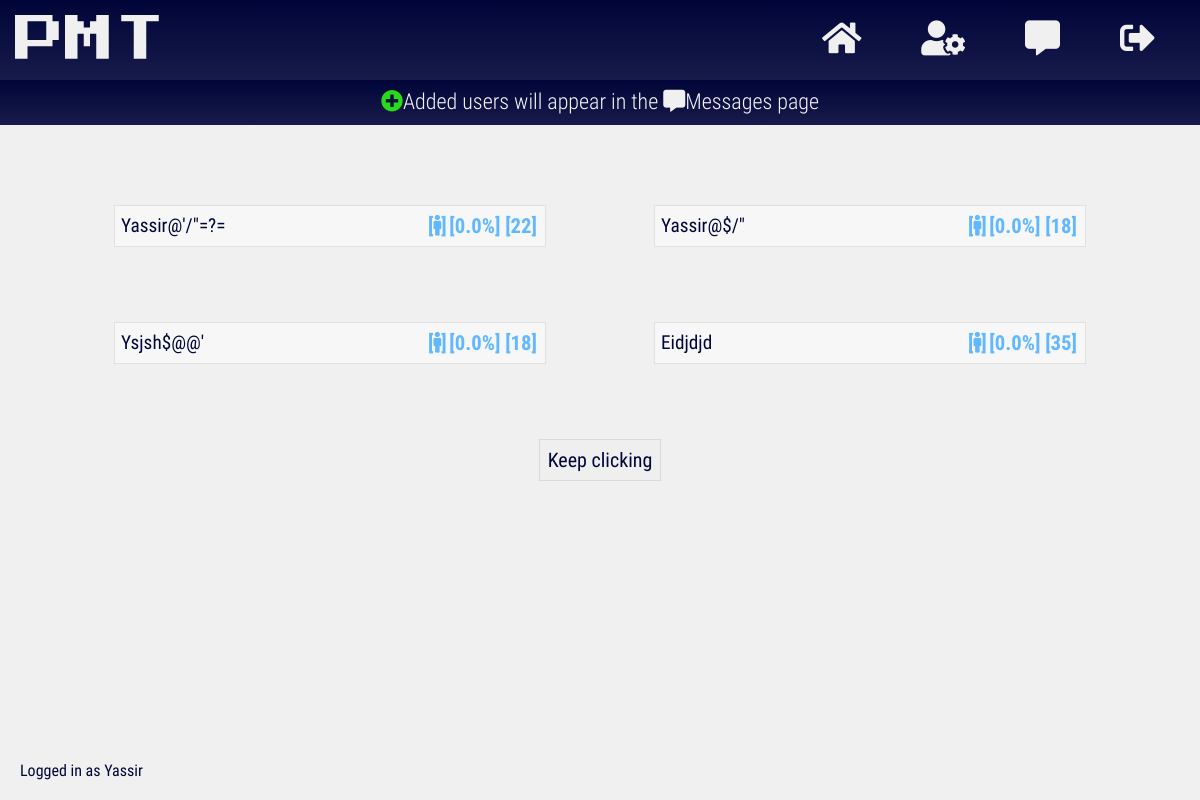
Page / (signed in) on the earlier database version.
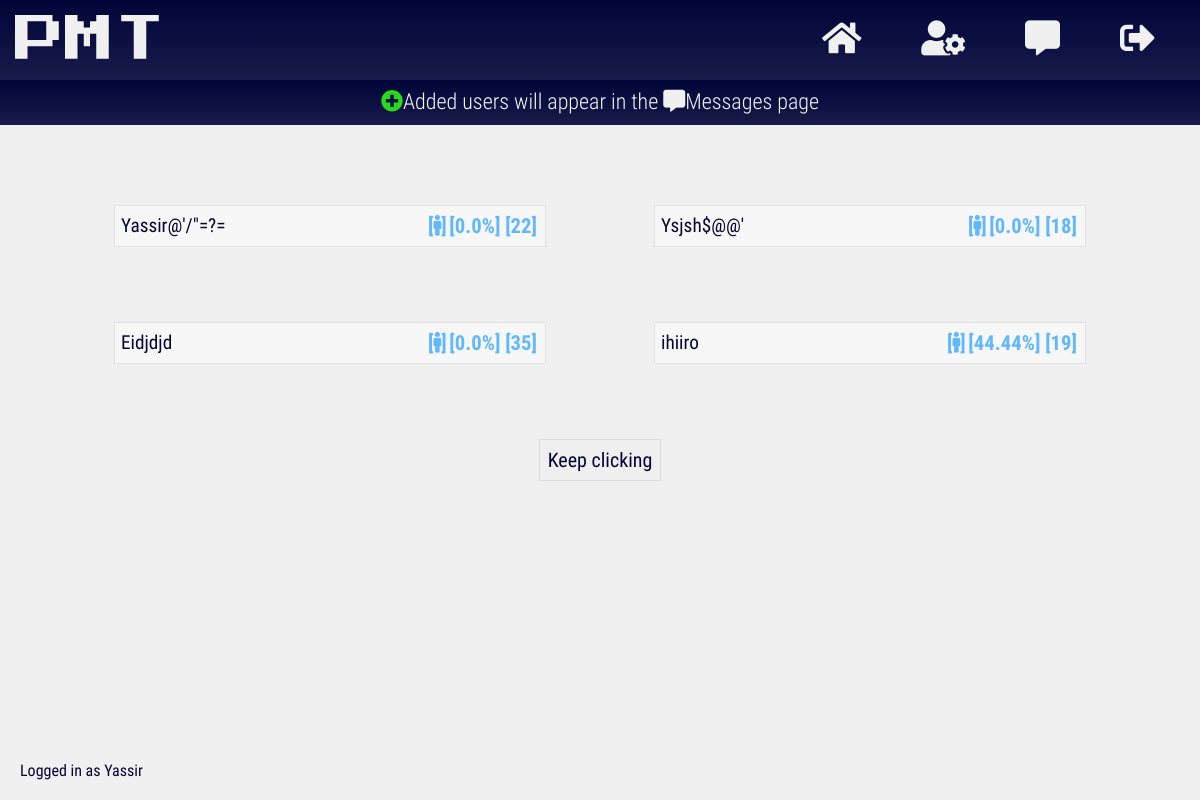
Same page on the later database version.
### app/models.py (models this page shows, shortened)
class User(db.Model, UserMixin):
    __tablename__ = 'users'
    id = db.Column(db.Integer(), primary_key=True)
    username = db.Column(db.String(length=20), nullable=False, unique=True)
    email = db.Column(db.String(length=50), nullable=False, unique=True)
    password_hash = db.Column(db.String(length=60), nullable=False)
    age = db.Column(db.Integer(), nullable=False)
    gender = db.Column(db.String(length=6), nullable=False)
    assumptions = db.relationship('Assumption', secondary=users_to_assumptions,
    backref=db.backref('users', lazy=True), lazy=True)
    added_users = db.relationship('User', secondary=users_to_users,
                  primaryjoin=(users_to_users.c.added_id == id),
                  secondaryjoin=(users_to_users.c.adder_id == id),
                  backref=db.backref('adder_users', lazy=True), lazy=True)
    @property
    def password(self):
        return self.password

### app/routes.py (the view)
@app.route('/')
@login_required
def home_page():
    users = User.query.limit(25)
    return render_template('home.html', users=users,
    calculate_compatibility=calculate_compatibility)

### app/helpers.py (called while the page is built)
def calculate_compatibility(userid):
    commons = 0
    user = User.query.filter_by(id=userid).first()
    user_length = len(user.assumptions)
    main_length = len(current_user.assumptions)
    for assumption in current_user.assumptions:
        if assumption in user.assumptions:
            commons += 1
    if main_length > user_length:
        return round((commons/main_length) * 100, 2)
    elif user_length > main_length:
        return round((commons/user_length) * 100, 2)
    elif user_length == 0 or main_length == 0:
        return round(0, 2)
    else:
        return round((commons/main_length) * 100, 2)

### user_loader/__init__.py (called while the page is built)
@login_manager.user_loader
def load_user(user_id):
    return User.query.get(int(user_id))

### app/templates/home.html (shortened to what this page needs)
{% extends 'uniform/base.html' %}
{% block css_files %}
<link rel="stylesheet" href="{{ url_for('static',
filename='css/minified/home.css') }}">
{% endblock %}
{% block content %}
<div class="help-text">
  <i class="fas fa-plus-circle"></i>Added users will appear in the
  <i class="fas fa-comment-alt"></i>Messages page
</div>
<ul id="list_of_users">
  {% for user in users %}
  {% if user not in current_user.added_users and user.id != current_user.id %}
  <div class="list-item-wrapper" USER_ID="{{ user.id }}">
    <li>
      <span class="username">{{ user.username }}</span>
      <span class="meta-data">
        <span class="gender {{ user.gender }}">
        [<i class="fas fa-{{ user.gender }}" name="gender"></i>]</span>
        <span class="compatibility">[{{ calculate_compatibility(user.id) }}%]
        </span>
        <span class="age">[{{ user.age }}]</span>
      </span>
    </li>
  </div>
  {% endif %}
  {% endfor %}
</ul>
<button type="button" name="load more" id="load_more">Keep clicking</button>
{% endblock %}
{% block footer %}
Logged in as {{ current_user.username }}
{% endblock %}

### app/templates/uniform/base.html (shortened to what this page needs)
<!DOCTYPE html>
<html lang="en" dir="ltr">
  <head>
    <link rel="stylesheet"
    href="{{ url_for('static', filename='css/uniform/minified/base.css') }}">
    {% if current_user.is_authenticated %}
    <link rel="stylesheet"
    href="{{ url_for('static', filename='icons/css/minified/all.css') }}">
    {% endif %}
    {% block css_files %}{% endblock %}
  </head>
  <body>
    <header>
      <span>
        <abbr title="Personality Matching Tool.">
          <a href="{{ url_for('home_page') }}">PMT</a>
        </abbr>
      </span>
      <nav>
        {% if current_user.is_authenticated %}
        <a href="{{ url_for('home_page') }}" title="home"><span class="home">
          <i class="fas fa-home"></i>
        </span></a>
        <a href="{{ url_for('assumptions_page') }}" title="assumptions">
          <span class="assumptions">
          <i class="fas fa-user-cog"></i>
          </span>
        </a>
        <a href="{{ url_for('addedusers_page') }}" title="added users">
          <span class="messages">
            <i class="fas fa-comment-alt"></i>
          </span>
        </a>
        <a href="{{ url_for('logout_page') }}" title="logout">
          <span class="logout">
          <i class="fas fa-sign-out-alt"></i>
        </span></a>
        {% endif %}
      </nav>
    </header>
    <main>
      {% block content %}{% endblock %}
    </main>
    <footer>
      {% block footer %}{% endblock %}
    </footer>
  </body>
</html>

### app/static/css/uniform/minified/base.css (style rules this page uses)
* { box-sizing:border-box;margin:0 }
body { background:#f0f0f0 }
header { display:flex;flex-direction:column;background:linear-gradient(to bottom,#000438,rgba(0,4,56,.9));color:#f0f0f0;padding-bottom:10px }
header>span { font-size:70px;margin:30px 0 30px 0;font-family:brand-font,sans-serif }
header abbr { text-decoration:none }
header * { text-align:center }
header>nav { display:flex;font-size:20px;font-weight:900 }
nav>a { flex-basis:100% }
a,a:active,a:hover,a:link,a:visited { color:inherit;text-decoration:none }
button,header { -webkit-touch-callout:none;-webkit-user-select:none;-khtml-user-select:none;-moz-user-select:none;-ms-user-select:none;user-select:none }
main { margin-bottom:50px }
footer { position:fixed;bottom:0;right:0;left:0;padding:20px;background:rgba(240,240,240);color:#000438;font-family:roboto-regular,sans-serif;text-align:center }
@media (min-width:769px) { header { flex-direction:row;padding:15px;justify-content:space-between;align-items:center } }
@media (min-width:769px) { header>span { font-size:50px;margin:0 } }
@media (min-width:769px) { header>nav { font-weight:100;font-size:35px } }
@media (min-width:769px) { nav>a>span { padding:10px 30px } }
@media (min-width:769px) { nav>a>span { -webkit-transition:background .1s ease;-o-transition:background .1s ease;-moz-transition:background .1s ease;-ms-transition:background .1s ease } }
@media (min-width:769px) { header { position:sticky;top:0;z-index:1 } }
@media (min-width:769px) { footer { text-align:left } }

### app/static/css/minified/home.css (style rules this page uses)
ul { padding:0;margin:80px auto 0 auto;width:90%;display:flex;flex-wrap:wrap }
.list-item-wrapper { flex-basis:100%;position:relative;margin-bottom:75px }
li { border:1px solid rgba(0,0,0,.09);display:flex;justify-content:space-between;flex-wrap:wrap;font-family:sans-serif;background:#f7f7f7;padding:3px;font-size:25px }
.meta-data { order:1;padding:5px;color:#61b8ff;font-size:.44em;align-self:center;font-family:roboto-bold,sans-serif;-webkit-touch-callout:none;-webkit-user-select:none;-khtml-user-select:none;-moz-user-select:none;-ms-user-select:none;user-select:none }
.username { font-family:roboto-regular,sans-serif;align-self:center;padding:3px;color:#000438;font-size:.77em }
.age,.compatibility,.gender { font-size:1.8em }
button#load_more { padding:8px;color:#000438;border:1px solid rgba(0,0,0,.09);font-family:roboto-regular;font-size:20px;display:block;margin:0 auto 70px auto;cursor:pointer }
div.help-text { margin:0 auto 0 auto;padding:8px;text-align:center;font-family:roboto-light;font-size:25px;color:#f7f7f7;line-height:1.3em;background:linear-gradient(to bottom,#000438,rgba(0,4,56,.9)) }
div>i.fa-plus-circle { color:#27db1a }
div>i.fa-comment-alt { color:#f0f0f0 }
@media (min-width:769px) { div.help-text { font-size:22px } }
@media (min-width:769px) { ul { justify-content:space-between } }
@media (min-width:769px) { li { transition:box-shadow 250ms ease } }
@media (min-width:769px) { ul { justify-content:space-around } }
@media (min-width:769px) { .list-item-wrapper { flex-basis:40% } }
@media (min-width:769px) { .meta-data { font-size:.46em } }

Differences in the rows shown:
no longer on this page (row unchanged): User: username "Yassir@$/\"", calculate_compatibility "0.0", age "18"
added User: username "ihiiro", calculate_compatibility "44.44", age "19"
